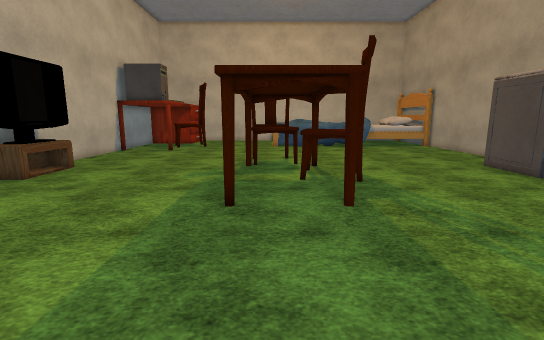
[1] (above)

16 first-person views from a walk through a Unity game level. The camera is 1.5 m above the floor, tilts 10° down and sees 85° across. Doors are open. The floor is counted in squares, 0.64 m on a side. Each view is taken from the middle of a square. On the plan, view 1 faces up. The plan holds only what a view shows up to about 18 squares ahead; the rest is blank. The terrain is drawn as flat ground. The player character is not drawn. Some surface patterns are stand-ins.

[2]
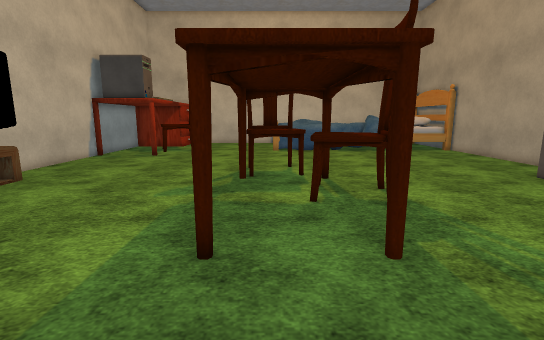

[3]
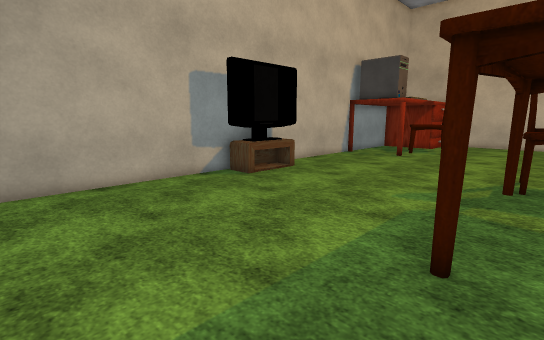

[4]
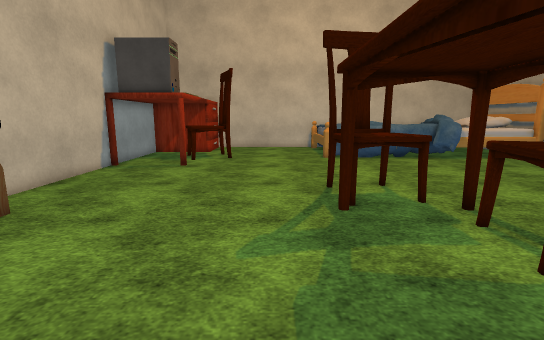

[5]
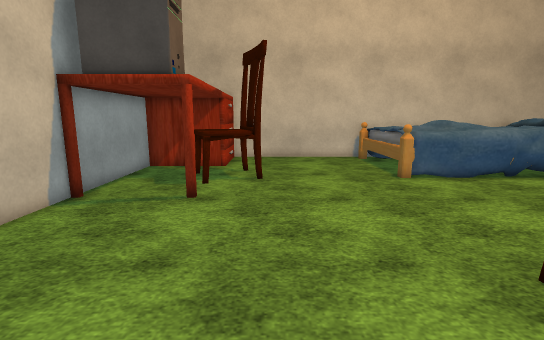

[6]
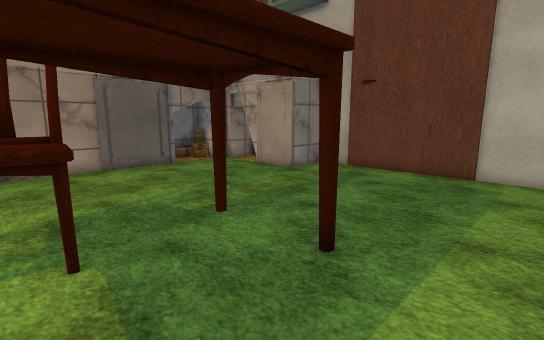

[7]
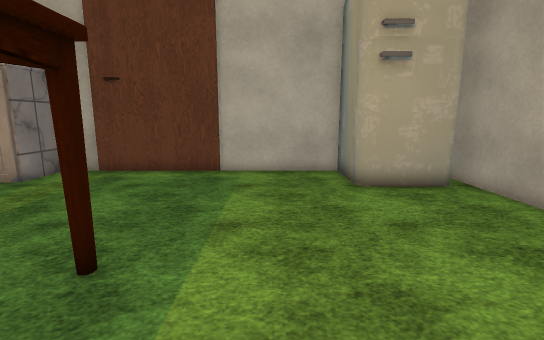

[8]
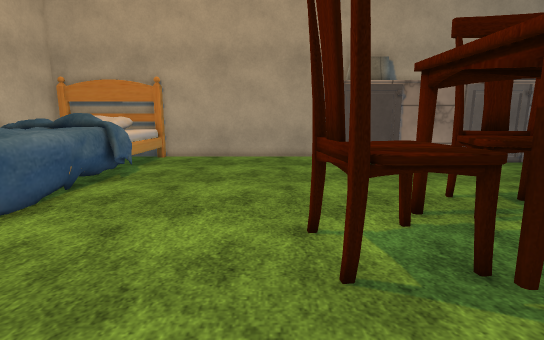

[9]
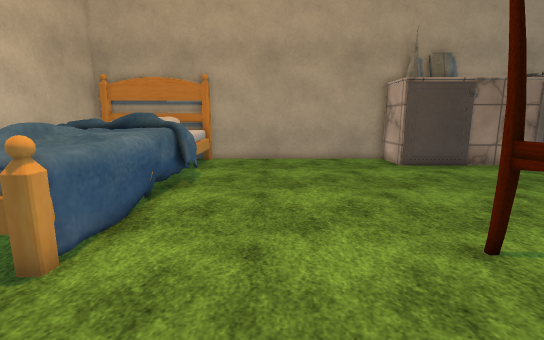

[10]
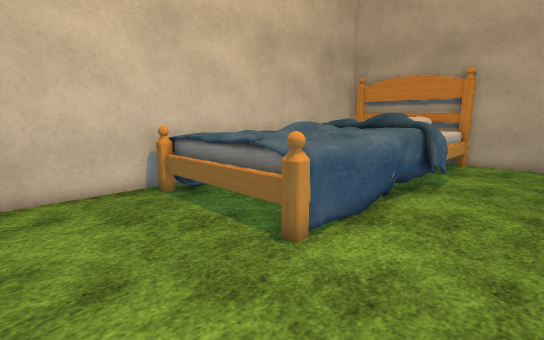

[11]
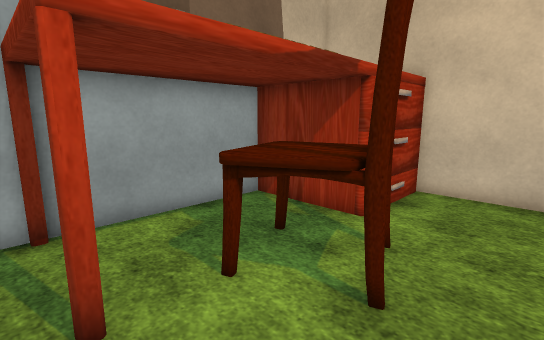

[12]
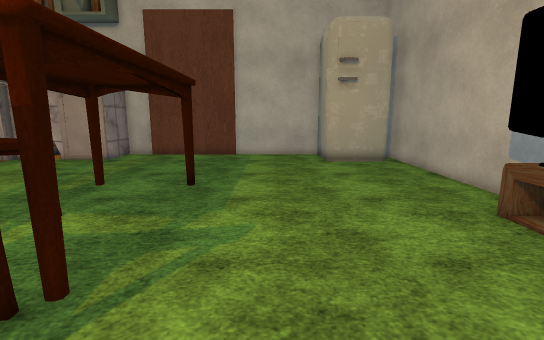

[13]
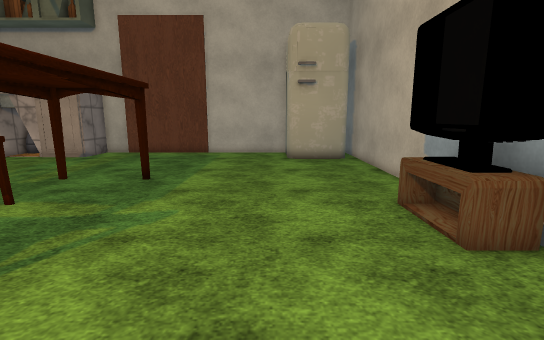

[14]
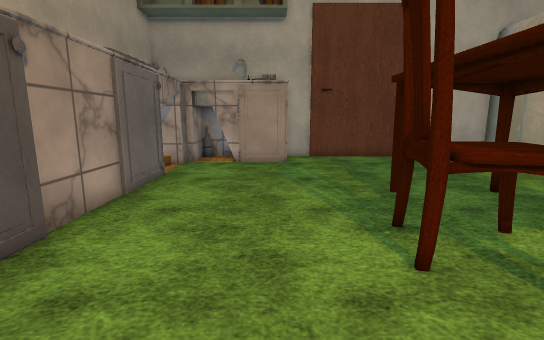

[15]
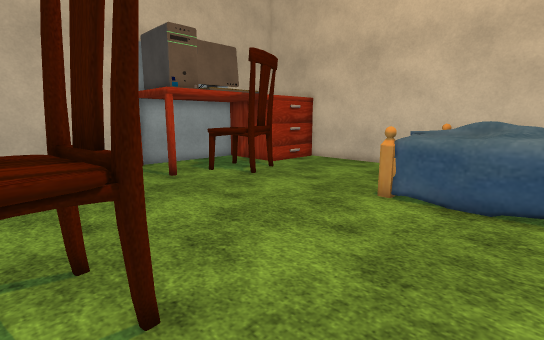

[16]
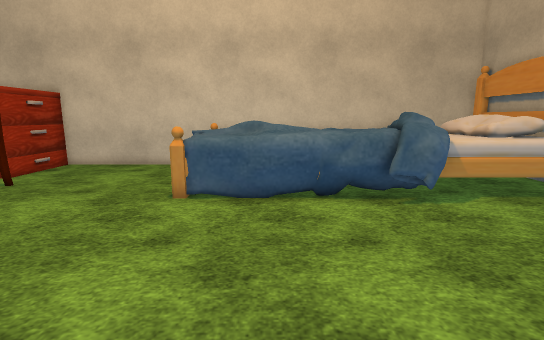

### Floor plan
Key: @ floor where view 1 was taken; # wall or solid block; . floor; D open door; = window, fence, low wall or low ledge; ^ raised ledge; C chair; T TV; A table; O other object.
Columns run from 11 left of view 1 to 13 right of it. Each row starts with its distance up from view 1.
 31     #####################
 30     O......^^^     #^   #
 29     O......^^^^^^  ^ ^  #
 28     O......^^^^  ^^^^^^ #
 27 #OOOO......^^^   ^^^ ^^##
 26 #..CCC.....^^^^^^^^^^^^^#
 25 #..CCC.....^^^^^^^^^^^^^#
 24 #..CCC.....#========...=#
 23 #...C...................#
 22 #...O...................#
 21 #.......................#
 20 #.......................#
 19 #.......................#
 18 #.......................#
 17 #.........CCC...........#
 16 #.........CCC...........#
 15 #T........CCC.........###
 14 #T........A..A....... #
 13 #TT.........CCCC..... #
 12 #TT.........CCCC.....#
 11 #T..........CCC......#
 10 #....................#
  9 #....................#
  8 #.........A..A.......#
  7 #....................#
  6 #....................##
  5 #....................##
  4 #.....................#
  3 #.....................#
  2 #####............  ...#
  1     #...........#DDDDDD
  0     #......@....#  DDD#
 -1     #############  ###

Where each view was taken, in squares from view 1:
view 1: 0 up, 0 right, facing up
view 2: 3 up, 0 right, facing up
view 3: 3 up, 0 right, facing up-left
view 4: 7 up, 3 left, facing up
view 5: 13 up, 5 left, facing up
view 6: 12 up, 4 left, facing down-right
view 7: 12 up, 4 left, facing down
view 8: 18 up, 5 left, facing right
view 9: 21 up, 4 left, facing right
view 10: 21 up, 4 left, facing up-right
view 11: 21 up, 4 left, facing up-left
view 12: 18 up, 4 left, facing down
view 13: 19 up, 6 left, facing down
view 14: 17 up, 6 right, facing down
view 15: 16 up, 4 right, facing up-left
view 16: 16 up, 3 right, facing up
